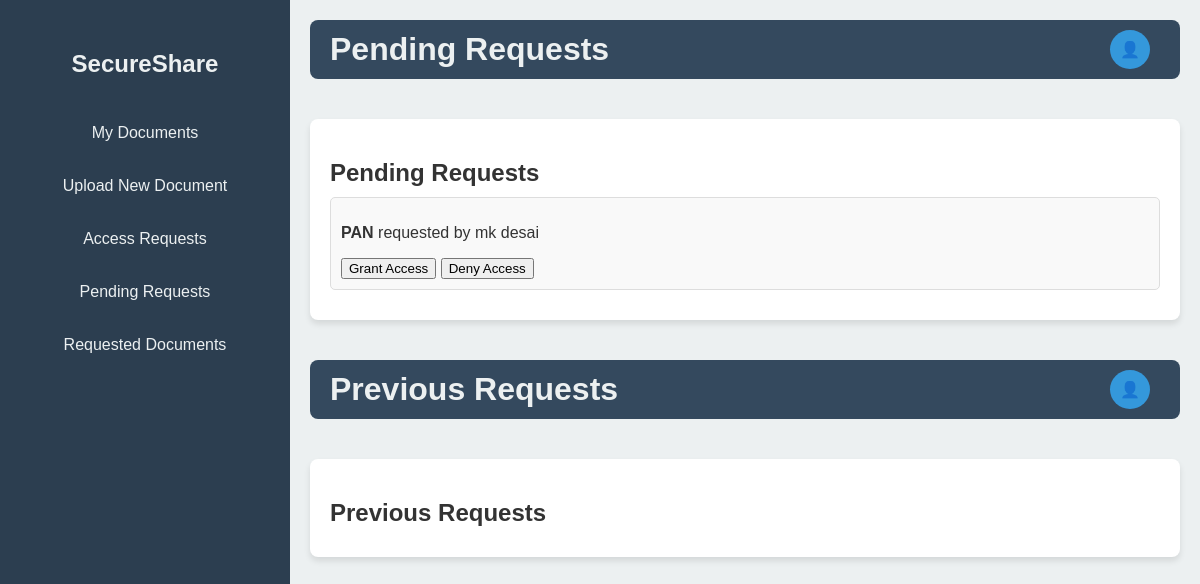
Before: /pending-request/ (signed in) with the older database file.
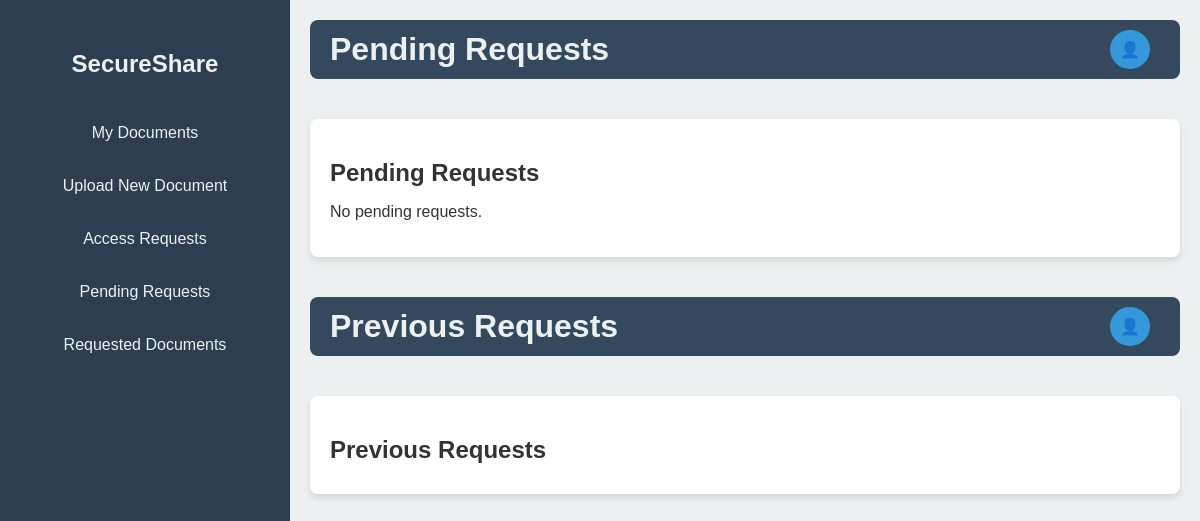
After: the same page with the newer database file.
### home/models.py (models this page shows, shortened)
class AccessRequest(models.Model):
    requested_by = models.ForeignKey(settings.AUTH_USER_MODEL, related_name='requests_made', on_delete=models.CASCADE)
    requested_for = models.ForeignKey(settings.AUTH_USER_MODEL, related_name='requests_received', on_delete=models.CASCADE)
    document_title = models.CharField(max_length=100)
    status = models.CharField(max_length=20, default='Pending')  # Status can be Pending, Approved, Denied
    request_date = models.DateTimeField(auto_now_add=True)

### authentication/models.py (models this page shows, shortened)
class CustomUser(AbstractBaseUser,PermissionsMixin):
  email = models.EmailField(unique=True)
  first_name = models.CharField(max_length=100)
  last_name = models.CharField(max_length=100)
  is_active = models.BooleanField(default=True)
  is_staff = models.BooleanField(default=False)
  secret_key = models.CharField(max_length=32, null=True, blank=True)
  USERNAME_FIELD = 'email'
  REQUIRED_FIELDS = ['first_name','last_name']
  objects = CustomUserManager()
  def get_full_name(self):
    return f"{self.first_name} {self.last_name}"

### home/views.py (the view, shortened to what this page needs)
# urls.py: path('pending-request/', home_views.pending_request, name='pending_request'),
@login_required
def pending_request(request):
    pending_request = AccessRequest.objects.filter(requested_for=request.user, status='Pending')
    previous_request = AccessRequest.objects.filter(requested_for=request.user, status='Approved')
    for req in pending_request:
      req.document_exists = Document.objects.filter(user_id=request.user, title=req.document_title).exists()
    context = {
        'pending_request': pending_request,
        'previous_request': previous_request,
    }
    return render(request, 'home_templates/pending_request.html', context)

### templates/home_templates/pending_request.html (shortened to what this page needs)
<!DOCTYPE html>
<html lang="en">
<head>
</head>
<body>
  <div class="sidebar">
    <h2><a href="{% url 'dashboard' %}">SecureShare</a></h2>
    <ul>
      <li><a href="{% url 'view_all_documents' %}">My Documents</a></li>
      <li><a href="{% url 'upload_new_document' %}">Upload New Document</a></li>
      <li><a href="{% url 'access_request' %}">Access Requests</a></li>
      <li><a href="{% url 'pending_request' %}">Pending Requests</a></li>
      <li><a href="{% url 'requested_document' %}">Requested Documents</a></li>
    </ul>
  </div>
  <div class="main-content">
    <div class="header">
      <h1>Pending Requests</h1>
      <div class="user-profile">
        <div class="user-profile-icon">👤</div>
      </div>
    </div>
    <div class="box">
      <div class="requests-section">
        <h2>Pending Requests</h2>
        {% if pending_request %}
          {% for request in pending_request %}
            <div class="request-item">
              <p><strong>{{ request.document_title }}</strong> requested by {{ request.requested_by.get_full_name }}</p>
              {% if request.document_exists %}
                <form method="post">
                  <button type="submit" name="action" value="grant">Grant Access</button>
                  <button type="submit" name="action" value="deny">Deny Access</button>
                </form>
              {% else %}
                <form method="post">
                  <button><a href="{% url 'upload_new_document' %}">Upload New Document</a></button>
                </form>
              {% endif %}
            </div>
          {% endfor %}
        {% else %}
          <p>No pending requests.</p>
        {% endif %}
      </div>
    </div>
    <div class="header">
      <h1>Previous Requests</h1>
      <div class="user-profile">
        <div class="user-profile-icon">👤</div>
      </div>
    </div>
    <div class="box">
      <div class="requests-section">
        <h2>Previous Requests</h2>
      </div>
    </div>
  </div>
</body>
</html>

Changed rows visible on the page:
no longer on this page (row edited): AccessRequest: document_title "PAN", requested_by.get_full_name "mk desai"
Other visible differences:
text now shown: "No pending requests."
